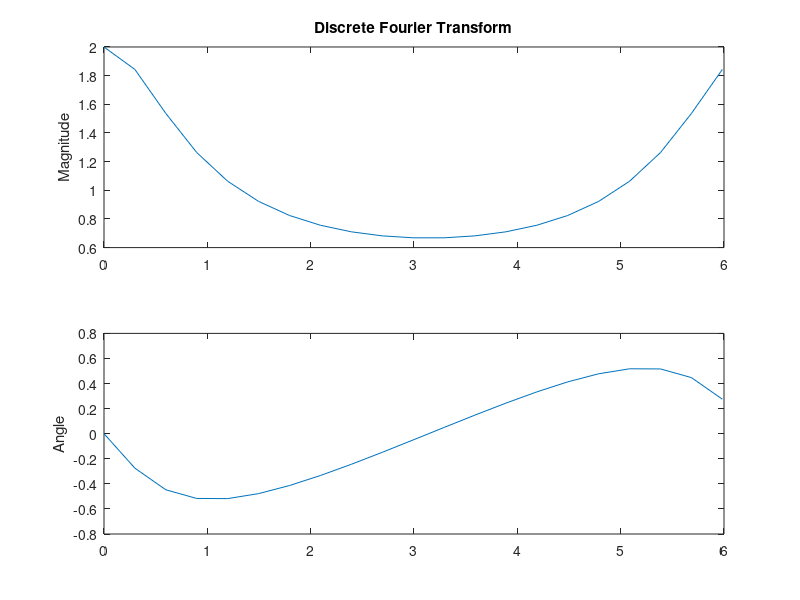

MATLAB code for this plot:
clc
clear all;
N=0:1:20;
A=length(N);
f=N/A;
w=2*pi*f;
X=exp(j*w)./(exp(j*w)-0.5);
magnitude=abs(X);
phase=angle(X);
subplot(2,1,1)
plot(w,magnitude)
title("Discrete Fourier Transform")
ylabel("Magnitude")
subplot(2,1,2)
plot(w,angle(X))
ylabel("Angle")